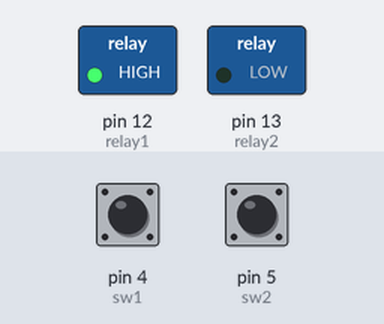
Simulated run of this sketch. Board: Arduino Uno, built with avr-gcc and run on an emulated ATmega328P. Parts: switched loads named in the sketch (green lamp = pin HIGH). The inputs (shaded band) are chosen by the test bench; at power-on: pin 5 (sw2) HIGH, pin 4 (sw1) HIGH.

Above: at 1.2 s.
1.3 s: pin 5 (sw2) pulled LOW for 0.15 s
At 1.38 s:
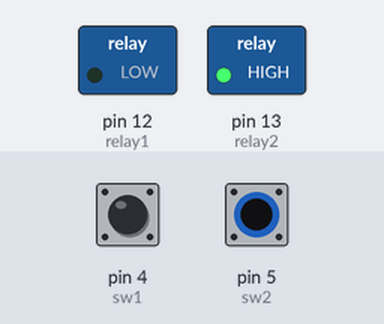
2.9 s: pin 5 (sw2) pulled LOW for 3.2 s
At 7.2 s:
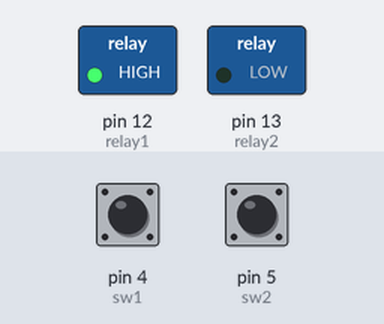
Timing chart, 0 to 8.7 s (numbered marks = the images above; inputs shaded):
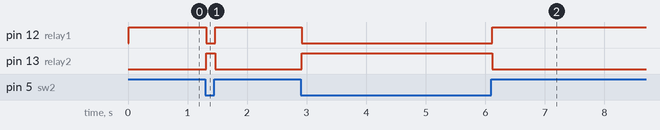

Measured:
- after the input at 1.3 s, pin 12 (relay1): HIGH → LOW at once, → HIGH 0.15 s later; pin 13 (relay2): LOW → HIGH at once, → LOW 0.15 s later
- after the input at 2.9 s, pin 12 (relay1): HIGH → LOW at once, → HIGH 3.2 s later; pin 13 (relay2): LOW → HIGH at once, → LOW 3.2 s later

The sketch:

Two_Relay_Interlock.ino
```cpp
#define relay1 12
#define relay2 13
#define sw1 4
#define sw2 5

void setup() {
  pinMode(relay1,OUTPUT);
  pinMode(relay2,OUTPUT);
  pinMode(sw1,INPUT_PULLUP);
  pinMode(sw2,INPUT_PULLUP);
}

void loop()
{
  if(digitalRead(sw1)==LOW||digitalRead(sw2)==HIGH)
  {
    delay(10);
    digitalWrite(relay2,LOW);
    digitalWrite(relay1,HIGH);
  }else if(digitalRead(sw1)==HIGH||digitalRead(sw2)==LOW)
  {
    delay(10);
    digitalWrite(relay2,HIGH);
    digitalWrite(relay1,LOW);
  }else
  {
    digitalWrite(relay2,LOW);
    digitalWrite(relay1,LOW);
  }
}
```
